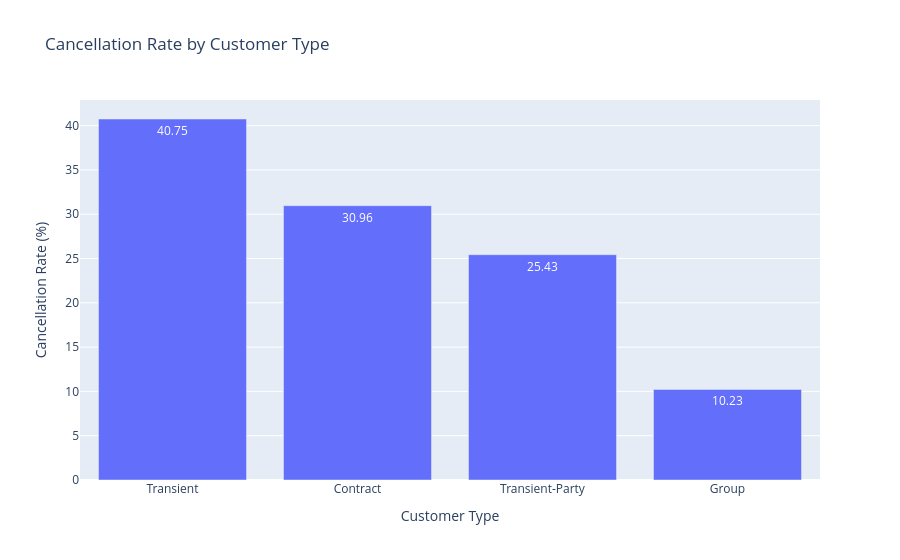

Notebook cell for this chart:
### Markdown cell above
### Business Insight

- City Hotel generates nearly twice as many bookings as Resort Hotel.
- City Hotel has a higher average ADR.
- Resort Hotel guests stay longer on average.
- City Hotel experiences substantially higher cancellation rates.

### Code cell
## CANCELLATION RATE BY CUSTOMER TYPE

cancel_customer = (
    df.groupby("customer_type")
    .agg(
        total_bookings=("is_canceled", "count"),
        cancelled_bookings=("is_canceled", "sum"),
        cancellation_rate=("is_canceled", "mean")
    )
    .reset_index()
)

cancel_customer["cancellation_rate"] = cancel_customer["cancellation_rate"] * 100
cancel_customer = cancel_customer.sort_values("cancellation_rate", ascending=False)

fig = px.bar(
    cancel_customer,
    x="customer_type",
    y="cancellation_rate",
    title="Cancellation Rate by Customer Type",
    text=cancel_customer["cancellation_rate"].round(2)
)

fig.update_layout(
    xaxis_title="Customer Type",
    yaxis_title="Cancellation Rate (%)"
)

fig.show()

### Figure 1 — Plotly figure (JSON) as saved in the notebook; plotly's stock layout.template omitted (floating-point values rounded to 4 significant figures)
{"data": [{"hovertemplate": "customer_type=%{x}<br>cancellation_rate=%{y}<br>text=%{text}<extra></extra>", "legendgroup": "", "marker": {"color": "#636efa", "pattern": {"shape": ""}}, "name": "", "orientation": "v", "showlegend": false, "text": [40.75, 30.96, 25.43, 10.23], "textposition": "auto", "type": "bar", "x": ["Transient", "Contract", "Transient-Party", "Group"], "xaxis": "x", "y": [40.75, 30.96, 25.43, 10.23], "yaxis": "y"}], "layout": {"barmode": "relative", "legend": {"tracegroupgap": 0}, "title": {"text": "Cancellation Rate by Customer Type"}, "xaxis": {"anchor": "y", "domain": [0, 1], "title": {"text": "Customer Type"}}, "yaxis": {"anchor": "x", "domain": [0, 1], "title": {"text": "Cancellation Rate (%)"}}}}
